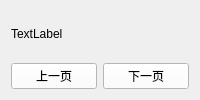
                     <widget class="QWidget" name="experiment_principle">
                      <attribute name="title">
                       <string>实验原理</string>
                      </attribute>
                      <layout class="QVBoxLayout" name="verticalLayout_7">
                       <item>
                        <widget class="QLabel" name="principle_img">
                         <property name="sizePolicy">
                          <sizepolicy hsizetype="Preferred" vsizetype="Preferred">
                           <horstretch>0</horstretch>
                           <verstretch>9</verstretch>
                          </sizepolicy>
                         </property>
                         <property name="text">
                          <string>TextLabel</string>
                         </property>
                        </widget>
                       </item>
                       <item>
                        <layout class="QHBoxLayout" name="horizontalLayout_3">
                         <item>
                          <widget class="QPushButton" name="pre_principle_page">
                           <property name="sizePolicy">
                            <sizepolicy hsizetype="Preferred" vsizetype="Preferred">
                             <horstretch>0</horstretch>
                             <verstretch>1</verstretch>
                            </sizepolicy>
                           </property>
                           <property name="styleSheet">
                            <string notr="true">background-color: rgb(255, 255, 255);</string>
                           </property>
                           <property name="text">
                            <string>上一页</string>
                           </property>
                          </widget>
                         </item>
                         <item>
                          <widget class="QPushButton" name="next_principle_page">
                           <property name="sizePolicy">
                            <sizepolicy hsizetype="Preferred" vsizetype="Preferred">
                             <horstretch>0</horstretch>
                             <verstretch>1</verstretch>
                            </sizepolicy>
                           </property>
                           <property name="styleSheet">
                            <string notr="true">background-color: rgb(255, 255, 255);</string>
                           </property>
                           <property name="text">
                            <string>下一页</string>
                           </property>
                          </widget>
                         </item>
                        </layout>
                       </item>
                      </layout>
                     </widget>
